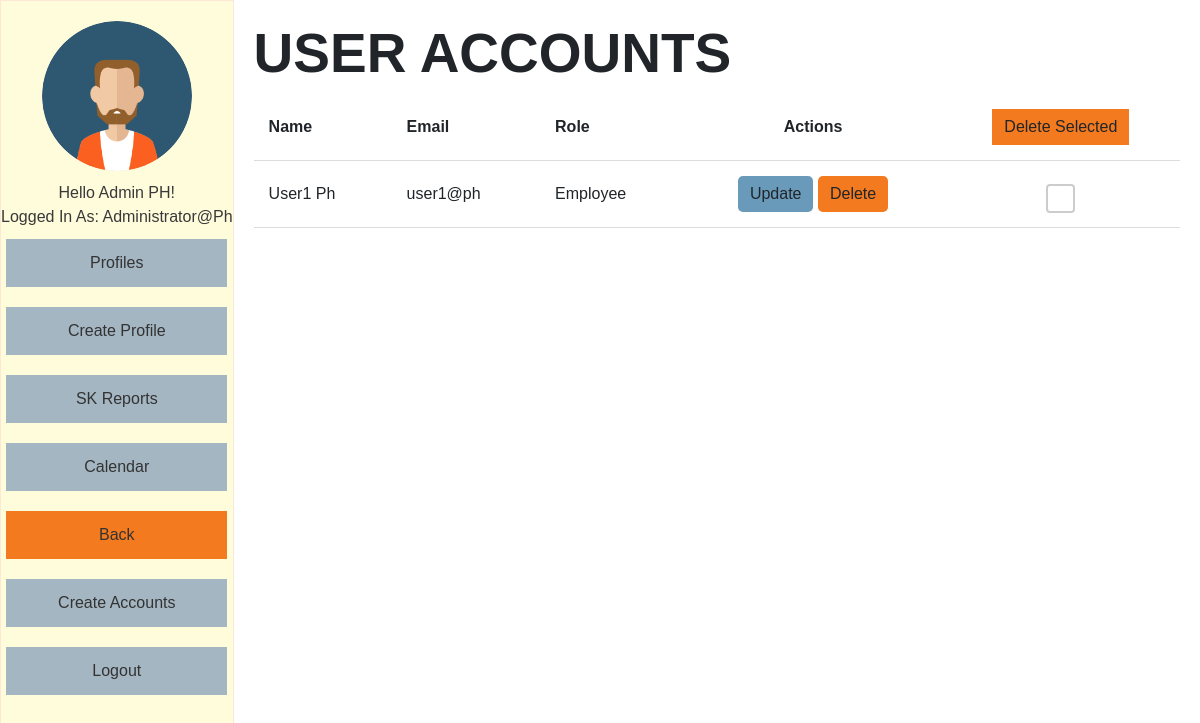
The app's page /accounts.php (signed in) with its own data.
### tables this page shows
CREATE TABLE `account` (
  `id` int(250) NOT NULL,
  `email` varchar(50) NOT NULL,
  `password` varchar(50) NOT NULL,
  `FirstName` varchar(50) NOT NULL,
  `LastName` varchar(50) NOT NULL,
  `role` enum('admin','employee') NOT NULL DEFAULT 'employee'
);

### accounts.php (the view, shortened to what this page needs)
<?php
include("conne.php");
if (isset($_SESSION['role'])) {
    $role = $_SESSION['role'];
} else {
    echo "Role information not found. Please contact administrator.";
    exit();
}
$current_user_email = $_SESSION['email'];
$excluded_email = 'administrator@ph';
?>
<!DOCTYPE html>
<html>
<head>
    <link href="https://cdn.jsdelivr.net/npm/bootstrap@5.0.0-beta1/dist/css/bootstrap.min.css" rel="stylesheet">
    <link href="https://cdn.jsdelivr.net/npm/bootstrap@5.3.3/dist/css/bootstrap.min.css" rel="stylesheet">
    <link rel="stylesheet" type="text/css" href="src/temp.css">
    <link rel="stylesheet" type="text/css" href="src/css.css">
</head>
<body>
    <div class="sidebar">
        <img src="src/avatar.png" alt="Avatar">
        <p><?php echo "Hello " . $_SESSION['fname'] . " " . $_SESSION['lname'] . "!" . "<br>"; ?>
           Logged in as: <?php echo $_SESSION['email']; ?></p>
        <a href="viewprofile.php">Profiles</a>
        <a href="crud.php">Create Profile</a>
        <a href="records.php">SK Reports</a>
        <a href="calendar.php">Calendar</a>
        <?php if ($role == 'admin') { ?>
            <a href="homepage.php">Back</a>
            <a href="createacc.php">Create Accounts</a>
        <?php } elseif ($role == 'employee') { ?>
        <?php } else { ?>
            Unknown role.
        <?php } ?>
        <a href="logout.php">Logout</a>
    </div>
    <div class="content">
        <h1>User Accounts</h1>
        <?php
        $sql_fetch = "SELECT * FROM account WHERE email != '$current_user_email' AND email != '$excluded_email' AND role != 'admin'";
        $sql_result = mysqli_query($conn, $sql_fetch);
        if ($sql_result && mysqli_num_rows($sql_result) > 0) {
            ?>
            <div class="section">
                <form id="profilesForm" method="POST" action="delete_multiple_acc.php">
                    <table style="margin: auto;">
                        <tr>
                            <th>Name</th>
                            <th>Email</th>
                            <th>Role</th>
                            <th><center>Actions</center></th>
                            <th><center>
                                <button type="submit" style="border-radius:0"class="btn btn-danger btn-delete" onclick="return confirm('Are you sure you want to delete the selected profiles?');">
                                    Delete Selected
                                </center></button>
                            </th>
                        </tr>
                        <?php
                        while ($row = mysqli_fetch_assoc($sql_result)) {
                            $id = $row['id'];
                            $lname = $row['LastName'];
                            $fname = $row['FirstName'];
                            $email = $row['email'];
                            $role = $row['role'];
                            $fullName = $fname . ' ' . $lname;
                            ?>
                            <tr>
                                <td><?= $fullName; ?></td>
                                <td style="text-transform:lowercase"><?= $email; ?></td>
                                <td><?= $role; ?></td>
                                <td><center>
                                    <a href="update_acc.php?id=<?= $id; ?>" class="btn btn-primary">Update</a>
                                    <a href="delete_acc.php?id=<?= $id; ?>" class="btn btn-danger" onclick="return confirm('Are you sure you want to delete this profile?');">Delete</a>
                                </center></td>
                                <td><center><input type="checkbox" name="selectedProfiles[]" value="<?= $id; ?>"></center></td>
                            </tr>
                        <?php } ?>
                    </table>
                </form>
            </div>
        <?php } else { ?>
            <p>No accounts found.</p>
        <?php } ?>
    </div>
</body>
</html>

### src/temp.css (style rules this page uses)
p { margin-bottom: 0; }
table, td, th { border-bottom: 1px solid #ddd; text-align: left; }
table { border-collapse: collapse; width: 100%; }
th, td { padding: 15px; }
.section { overflow-x:auto; }
h1 { font-size: 55px; text-transform: uppercase; font-family: Helvetica; font-weight: 700; }
a { color: #699aba; }

### src/css.css (style rules this page uses)
body { font-family: "Helvetica", Arial, sans-serif; background-color: #f0f5f9; margin: 0; padding: 0; display: flex; height: 100vh; text-transform: capitalize; }
.sidebar { width: 20%; background-color: #fffcdc; padding-top: 20px; display: flex; flex-direction: column; align-items: center; border: 1px solid #fee7d6; }
.sidebar img { width: 150px; height: 150px; border-radius: 50%; margin-bottom: 10px; }
.sidebar p { color: #393939; text-align: center; }
.sidebar a { font-family: Arial, sans-serif; color: #333; text-decoration: none; margin: 10px 0; width: 80%; text-align: center; padding: 12px 18px; background-color: #a4b6c2; display: block; transition: background-color 0.3s ease; }
.sidebar a[href="homepage.php"] { background-color: #f37a1f; }
.content { width: 80%; padding: 20px; background-color: #fff; overflow-y: auto; text-transform: capitalize; }
.btn-primary { background-color: #699aba; border: none; border-radius: 5px; }
.btn-danger { background-color: #f37a1f; border: none; color: #fff; }
h1 { font-size: 55px; text-transform: uppercase; font-family: Helvetica; font-weight: 700; }
.btn { font-weight: 400; line-height: 1.5; color: #212529; text-align: center; text-decoration: none; vertical-align: middle; cursor: pointer; -webkit-user-select: none; -moz-user-select: none; user-select: none; padding: .375rem .75rem; font-size: 1rem; transition: color .15s ease-in-out, background-color .15s ease-in-out, border-color .15s ease-in-out, box-shadow .15s ease-in-out; border-radius: 5px; }

### accounts.php (style rules this page uses)
input[type="checkbox"] { -webkit-appearance: none; -moz-appearance: none; appearance: none; width: 25px; height: 25px; border: 2px solid #ccc; border-radius: 4px; vertical-align: middle; position: relative; top: 4px; cursor: pointer; }

### records on screen
account: fullName "User1 Ph", email "user1@ph", role "Employee"

### other values on screen
$_SESSION['fname'] "Admin"
$_SESSION['lname'] "PH"
$_SESSION['email'] "Administrator@ph"
